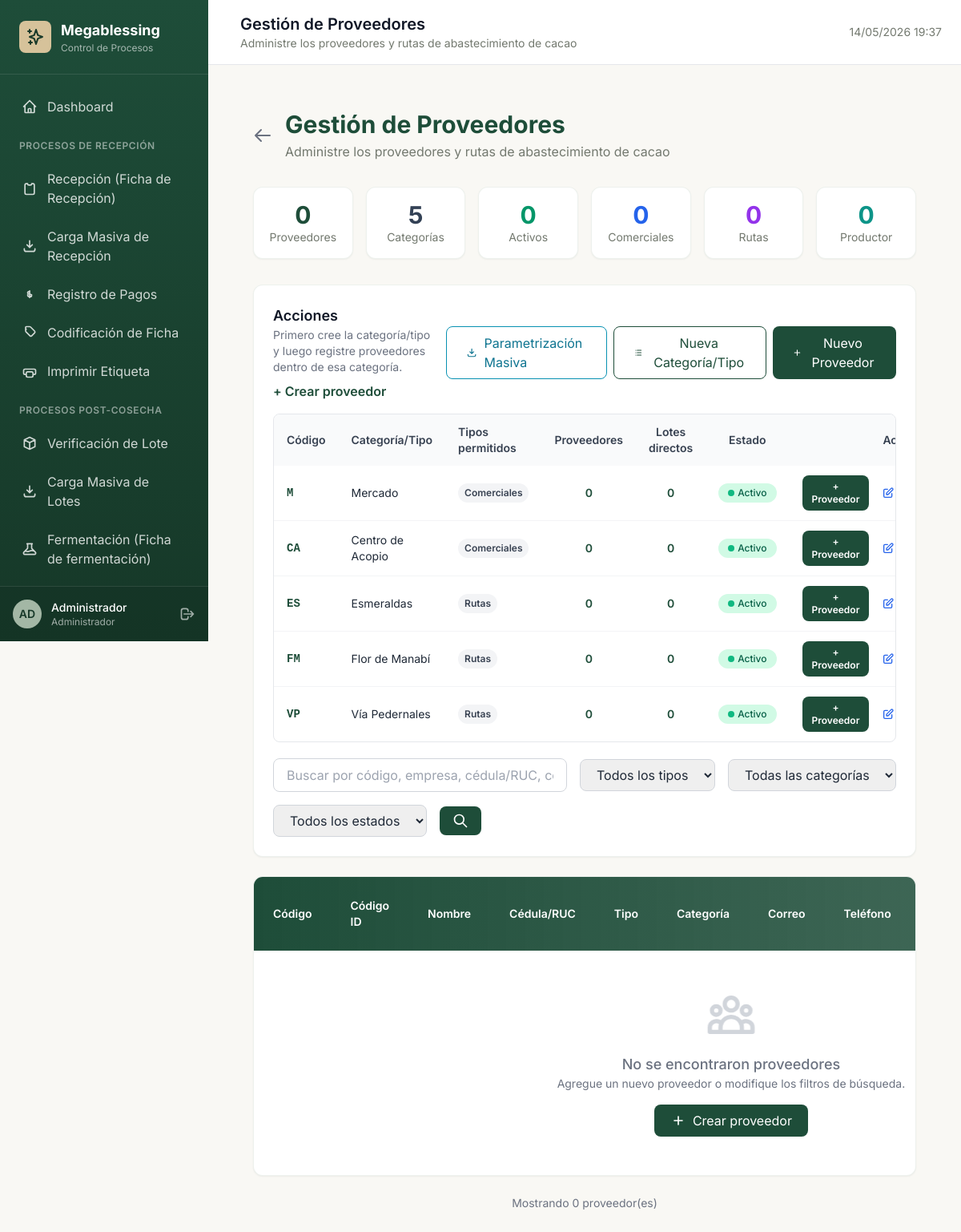
Before: /configuracion/proveedores.php (signed in) with the older database file.
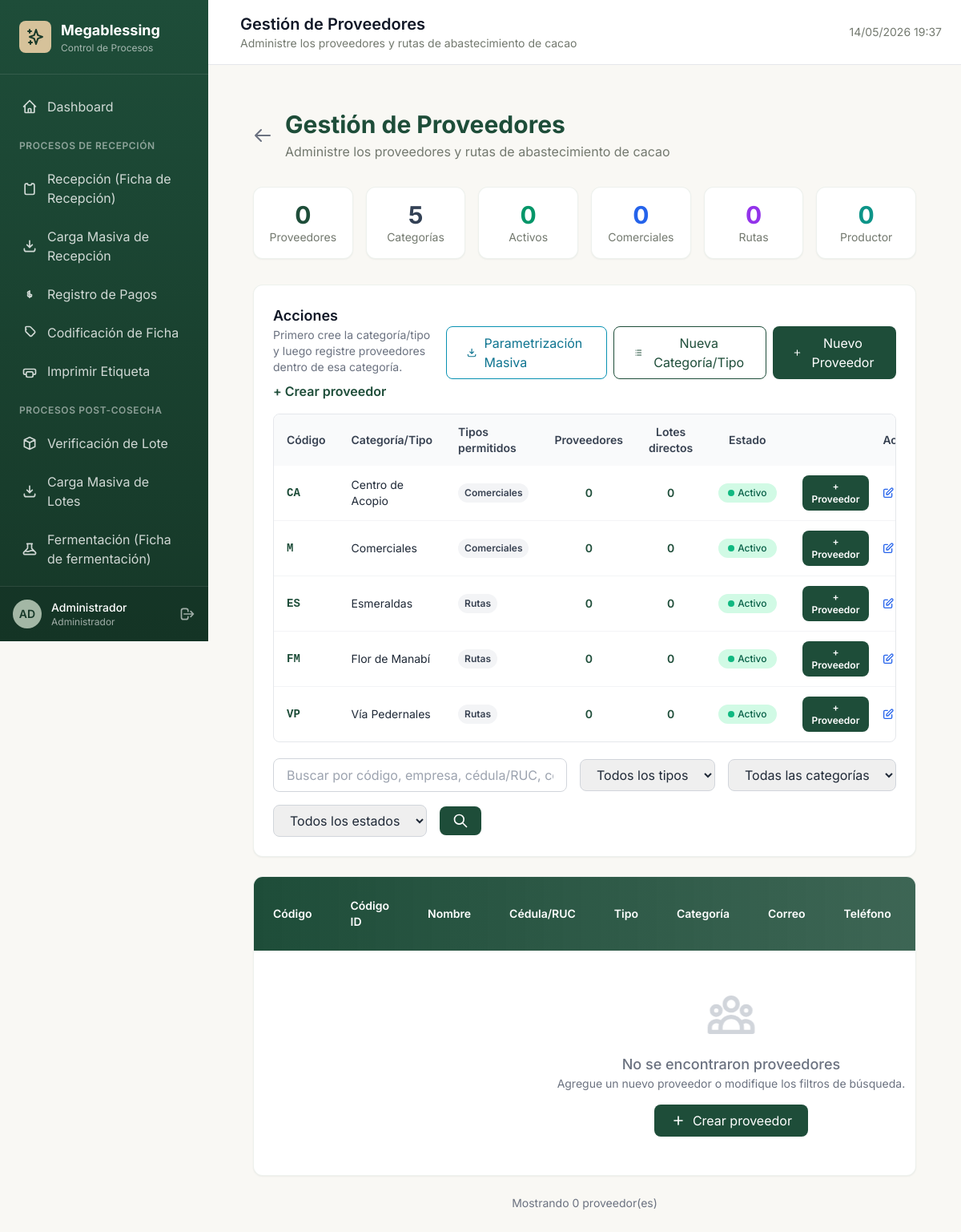
After: the same page with the newer database file.
### tables this page shows
CREATE TABLE IF NOT EXISTS `proveedores` (
    `id` INT PRIMARY KEY AUTO_INCREMENT,
    `codigo` VARCHAR(20) NOT NULL UNIQUE,
    `codigo_identificacion` VARCHAR(20),
    `nombre` VARCHAR(100) NOT NULL,
    `cedula_ruc` VARCHAR(20),
    `tipo` ENUM('COMERCIAL','RUTA','PRODUCTOR') NOT NULL,
    `categoria` VARCHAR(100),
    `tipos_permitidos` VARCHAR(120),
    `es_categoria` TINYINT(1) NOT NULL DEFAULT 0,
    `direccion` TEXT,
    `utm_este_x` VARCHAR(50),
    `utm_norte_y` VARCHAR(50),
    `seguridad_deforestacion` TINYINT(1),
    `arboles_endemicos` TINYINT(1),
    `hectareas_totales` DECIMAL(10,2),
    `hectareas_ccn51` DECIMAL(10,2),
    `hectareas_fino_aroma` DECIMAL(10,2),
    `certificaciones` TEXT,
    `certificacion_otras` VARCHAR(255),
    `documento_certificaciones` VARCHAR(255),
    `telefono` VARCHAR(50),
    `email` VARCHAR(120),
    `contacto` VARCHAR(100),
    `activo` TINYINT(1) DEFAULT 1,
    `created_at` TIMESTAMP DEFAULT CURRENT_TIMESTAMP
);

### configuracion/proveedores.php (the view, shortened to what the changed rows need)
<?php
$db = Database::getInstance()->getConnection();
$getTableColumns = static function (PDO $pdo, string $table): array {
    return array_column(
        $pdo->query("SHOW COLUMNS FROM {$table}")->fetchAll(PDO::FETCH_ASSOC),
        'Field'
    );
};
$normalizarCategoria = static function (string $valor): string {
    $valor = strtoupper(trim($valor));
    return strtr($valor, [
        'Á' => 'A',
        'É' => 'E',
        'Í' => 'I',
        'Ó' => 'O',
        'Ú' => 'U',
    ]);
};
$normalizarTipoProveedor = static function (string $valor): string {
    $valor = strtoupper(trim($valor));
    return match ($valor) {
        'MERCADO', 'COMERCIAL', 'COMERCIALES', 'BODEGA', 'CA', 'CENTRO DE ACOPIO', 'CENTRO_ACOPIO', 'CENTRO DE ACOPIO (CA)' => 'COMERCIAL',
        default => $valor,
    };
};
$tiposProveedor = ['COMERCIAL', 'RUTA', 'PRODUCTOR'];
$tipoLabels = [
    'COMERCIAL' => 'Comerciales',
    'RUTA' => 'Rutas',
    'PRODUCTOR' => 'Productor',
];
$parseUpperList = static function ($value, array $allowList = []) use ($normalizarTipoProveedor): array {
    $items = [];
    if (is_array($value)) {
        $items = $value;
    } elseif (is_string($value) && trim($value) !== '') {
        $items = preg_split('/[\s,;|]+/', trim($value));
    }
    $result = [];
    foreach ($items as $item) {
        $val = $normalizarTipoProveedor((string)$item);
        if ($val === '') {
            continue;
        }
        if (!empty($allowList) && !in_array($val, $allowList, true)) {
            continue;
        }
        if (!in_array($val, $result, true)) {
            $result[] = $val;
        }
    }
    return $result;
};
$colsProveedores = $getTableColumns($db, 'proveedores');
$hasProvCol = static function (string $name) use (&$colsProveedores): bool {
    return in_array($name, $colsProveedores, true);
};
$colsProveedores = $getTableColumns($db, 'proveedores');
try {
    $db->exec("ALTER TABLE proveedores MODIFY COLUMN tipo ENUM('MERCADO','BODEGA','COMERCIAL','RUTA','PRODUCTOR') NOT NULL");
} catch (Throwable $e) {
}
try {
    if ($hasProvCol('categoria')) {
        $db->exec(
            "UPDATE proveedores
             SET categoria = 'COMERCIALES'
             WHERE UPPER(COALESCE(tipo, '')) = 'MERCADO'
                OR UPPER(COALESCE(categoria, '')) = 'MERCADO'"
        );
        $db->exec(
            "UPDATE proveedores
             SET categoria = 'CENTRO DE ACOPIO'
             WHERE UPPER(COALESCE(tipo, '')) IN ('BODEGA', 'CA', 'CENTRO DE ACOPIO', 'CENTRO_ACOPIO', 'CENTRO DE ACOPIO (CA)')
                OR UPPER(COALESCE(categoria, '')) = 'BODEGA'"
        );
    }
    $db->exec(
        "UPDATE proveedores
         SET tipo = 'COMERCIAL'
         WHERE UPPER(COALESCE(tipo, '')) IN ('MERCADO', 'COMERCIAL', 'COMERCIALES', 'BODEGA', 'CA', 'CENTRO DE ACOPIO', 'CENTRO_ACOPIO', 'CENTRO DE ACOPIO (CA)')"
    );
    if ($hasProvCol('es_categoria') && $hasProvCol('categoria')) {
        $db->prepare(
            "UPDATE proveedores
             SET codigo = 'M',
                 nombre = 'Comerciales',
                 tipo = 'COMERCIAL',
                 categoria = 'COMERCIALES',
                 es_categoria = 1" . ($hasProvCol('tipos_permitidos') ? ",
                 tipos_permitidos = 'COMERCIAL'" : "") . "
             WHERE UPPER(COALESCE(codigo, '')) = 'M'
                OR (
                    es_categoria = 1
                    AND (
                        UPPER(COALESCE(categoria, '')) IN ('MERCADO', 'COMERCIALES')
                        OR UPPER(COALESCE(nombre, '')) IN ('MERCADO', 'COMERCIALES', 'COMERCIAL')
                    )
               )"
        )->execute();
        $db->prepare(
            "UPDATE proveedores
             SET codigo = 'CA',
                 nombre = 'Centro de Acopio',
                 tipo = 'COMERCIAL',
                 categoria = 'CENTRO DE ACOPIO',
                 es_categoria = 1" . ($hasProvCol('tipos_permitidos') ? ",
                 tipos_permitidos = 'COMERCIAL'" : "") . "
             WHERE UPPER(COALESCE(codigo, '')) IN ('B', 'CA')
                OR (
                    es_categoria = 1
                    AND (
                        UPPER(COALESCE(categoria, '')) IN ('BODEGA', 'CENTRO DE ACOPIO')
                        OR UPPER(COALESCE(nombre, '')) IN ('BODEGA', 'CENTRO DE ACOPIO')
                    )
               )"
        )->execute();
    }
    if ($hasProvCol('tipos_permitidos')) {
        $db->exec(
            "UPDATE proveedores
             SET tipos_permitidos = TRIM(BOTH ',' FROM
                 REPLACE(
                     REPLACE(
                         REPLACE(
                             REPLACE(
                                 REPLACE(
                                     CONCAT(',', REPLACE(REPLACE(UPPER(COALESCE(tipos_permitidos, '')), ';', ','), ' ', ''), ','),
                                     ',MERCADO,', ',COMERCIAL,'
                                 ),
                                 ',COMERCIALES,', ',COMERCIAL,'
                             ),
                             ',BODEGA,', ',COMERCIAL,'
                         ),
                         ',COMERCIAL,COMERCIAL,', ',COMERCIAL,'
                     ),
                     ',,', ','
                 )
             )
             WHERE tipos_permitidos IS NOT NULL
               AND TRIM(tipos_permitidos) <> ''"
        );
    }
} catch (Throwable $e) {
}
try {
    $db->exec("ALTER TABLE proveedores MODIFY COLUMN tipo ENUM('COMERCIAL','RUTA','PRODUCTOR') NOT NULL");
} catch (Throwable $e) {
}
if (in_array('tipos_permitidos', $colsProveedores, true)) {
    try {
        $db->exec(
            "UPDATE proveedores
             SET tipos_permitidos = UPPER(tipo)
             WHERE es_categoria = 1
               AND (tipos_permitidos IS NULL OR TRIM(tipos_permitidos) = '')"
        );
    } catch (Throwable $e) {
    }
}
$categoriasVista = [];
if ($hasProvCol('es_categoria') && $hasProvCol('categoria')) {
    $stmtCategorias = $db->query("
        SELECT c.*,
               (SELECT COUNT(*) FROM proveedores p2
                WHERE (p2.es_categoria = 0 OR p2.es_categoria IS NULL)
                  AND p2.categoria = c.categoria) as total_proveedores,
               (SELECT COUNT(*) FROM lotes l WHERE l.proveedor_id = c.id) as total_lotes_directos
        FROM proveedores c
        WHERE c.es_categoria = 1
        ORDER BY c.activo DESC, c.tipo ASC, c.nombre ASC
    ");
    $categoriasVista = $stmtCategorias->fetchAll(PDO::FETCH_ASSOC);
}
?>
<div class="max-w-7xl mx-auto px-4 sm:px-6 lg:px-8 py-8">
    <div class="mb-8">
        <div class="flex items-center gap-4 mb-4">
            <div>
                <h1 class="text-3xl font-bold text-primary">Gestión de Proveedores</h1>
            </div>
        </div>
    </div>
    <div class="bg-white rounded-xl shadow-sm border border-olive/20 p-6 mb-6">
        <div class="flex flex-col sm:flex-row sm:items-center sm:justify-between gap-3 mb-4">
            <div>
                <h2 class="text-lg font-semibold text-gray-900">Acciones</h2>
            </div>
        </div>
        <?php if ($hasProvCol('es_categoria')): ?>
        <div class="mb-5 overflow-x-auto border border-gray-200 rounded-lg">
            <table class="min-w-full text-sm">
                <thead class="bg-gray-50">
                    <tr>
                        <th class="px-4 py-3 text-left font-semibold text-gray-700">Código</th>
                        <th class="px-4 py-3 text-left font-semibold text-gray-700">Categoría/Tipo</th>
                        <th class="px-4 py-3 text-left font-semibold text-gray-700">Tipos permitidos</th>
                        <th class="px-4 py-3 text-center font-semibold text-gray-700">Proveedores</th>
                        <th class="px-4 py-3 text-center font-semibold text-gray-700">Lotes directos</th>
                        <th class="px-4 py-3 text-center font-semibold text-gray-700">Estado</th>
                        <th class="px-4 py-3 text-right font-semibold text-gray-700">Acciones</th>
                    </tr>
                </thead>
                <tbody class="divide-y divide-gray-100">
                    <?php foreach ($categoriasVista as $cat): ?>
                    <?php $catKey = $normalizarCategoria((string)($cat['categoria'] ?? $cat['nombre'] ?? '')); ?>
                    <tr class="<?= ((int)($cat['activo'] ?? 1) === 0) ? 'opacity-60' : '' ?>">
                        <td class="px-4 py-3 font-mono font-semibold text-primary"><?= htmlspecialchars($cat['codigo']) ?></td>
                        <td class="px-4 py-3"><?= htmlspecialchars($cat['nombre']) ?></td>
                        <td class="px-4 py-3">
                            <?php
                            $tiposCat = $parseUpperList(
                                $cat['tipos_permitidos'] ?? ($cat['tipo'] ?? ''),
                                $tiposProveedor
                            );
                            ?>
                            <div class="flex flex-wrap gap-1">
                                <?php foreach ($tiposCat as $tipoCatBadge): ?>
                                    <span class="px-2 py-1 rounded-full text-xs font-semibold bg-gray-100 text-gray-700"><?= htmlspecialchars($tipoLabels[$tipoCatBadge] ?? $tipoCatBadge) ?></span>
                                <?php endforeach; ?>
                            </div>
                        </td>
                        <td class="px-4 py-3 text-center font-semibold text-primary"><?= number_format((int)($cat['total_proveedores'] ?? 0)) ?></td>
                        <td class="px-4 py-3 text-center font-semibold text-primary"><?= number_format((int)($cat['total_lotes_directos'] ?? 0)) ?></td>
                        <td class="px-4 py-3 text-center">
                            <button type="button" onclick="toggleEstado(<?= (int)$cat['id'] ?>)"
                                    class="inline-flex items-center gap-1 px-3 py-1 rounded-full text-xs font-medium transition-colors
                                           <?= ((int)($cat['activo'] ?? 1) === 1) ? 'bg-emerald-100 text-emerald-800 hover:bg-emerald-200' : 'bg-red-100 text-red-800 hover:bg-red-200' ?>">
                                <span class="w-2 h-2 rounded-full <?= ((int)($cat['activo'] ?? 1) === 1) ? 'bg-emerald-500' : 'bg-red-500' ?>"></span>
                                <?= ((int)($cat['activo'] ?? 1) === 1) ? 'Activo' : 'Inactivo' ?>
                            </button>
                        </td>
                        <td class="px-4 py-3">
                            <div class="flex justify-end gap-2">
                                <button type="button" onclick="openProveedorModal('create', null, '<?= htmlspecialchars($catKey) ?>')"
                                        class="px-3 py-1.5 text-xs font-semibold rounded-lg bg-primary text-white hover:bg-primary/90 transition-colors">
                                    + Proveedor
                                </button>
                                <button type="button" onclick="openCategoriaModal('edit', <?= (int)$cat['id'] ?>)"
                                        class="p-2 text-blue-600 hover:bg-blue-50 rounded-lg transition-colors" title="Editar categoría">
                                    <svg class="w-4 h-4" fill="none" stroke="currentColor" viewBox="0 0 24 24">
                                        <path stroke-linecap="round" stroke-linejoin="round" stroke-width="2" d="M11 5H6a2 2 0 00-2 2v11a2 2 0 002 2h11a2 2 0 002-2v-5m-1.414-9.414a2 2 0 112.828 2.828L11.828 15H9v-2.828l8.586-8.586z"/>
                                    </svg>
                                </button>
                            </div>
                        </td>
                    </tr>
                    <?php endforeach; ?>
                </tbody>
            </table>
        </div>
        <?php endif; ?>
    </div>
    <div class="bg-white rounded-xl shadow-sm border border-olive/20 overflow-hidden">
        <div class="overflow-x-auto">
            <table class="w-full">
                <thead class="bg-gradient-to-r from-primary to-primary/80 text-white">
                    <tr>
                        <th class="px-6 py-4 text-left text-sm font-semibold">Código</th>
                        <th class="px-6 py-4 text-left text-sm font-semibold">Código ID</th>
                        <th class="px-6 py-4 text-left text-sm font-semibold">Nombre</th>
                        <th class="px-6 py-4 text-left text-sm font-semibold">Cédula/RUC</th>
                        <th class="px-6 py-4 text-left text-sm font-semibold">Tipo</th>
                        <th class="px-6 py-4 text-left text-sm font-semibold">Categoría</th>
                        <th class="px-6 py-4 text-left text-sm font-semibold">Correo</th>
                        <th class="px-6 py-4 text-left text-sm font-semibold">Teléfono</th>
                        <th class="px-6 py-4 text-center text-sm font-semibold">Lotes</th>
                    </tr>
                </thead>
            </table>
        </div>
    </div>
</div>
<?php
include __DIR__ . '/../templates/layouts/main.php';
?>

Changed rows visible on the page:
changed proveedores "CA": moves up the list
changed proveedores: nombre "Mercado" → "Comerciales"
